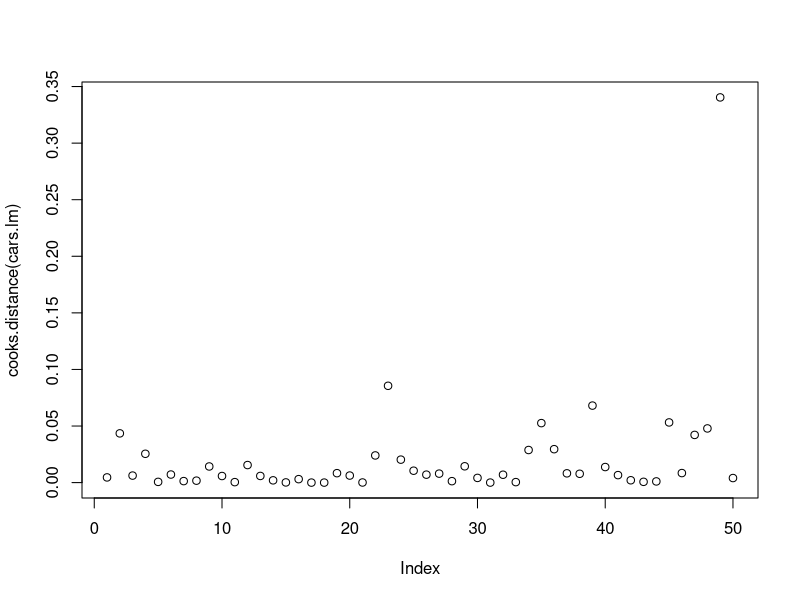
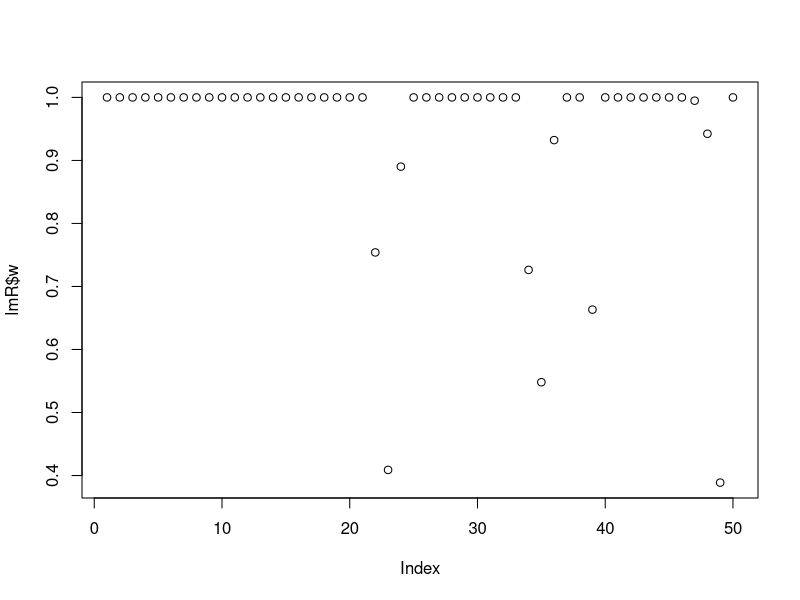
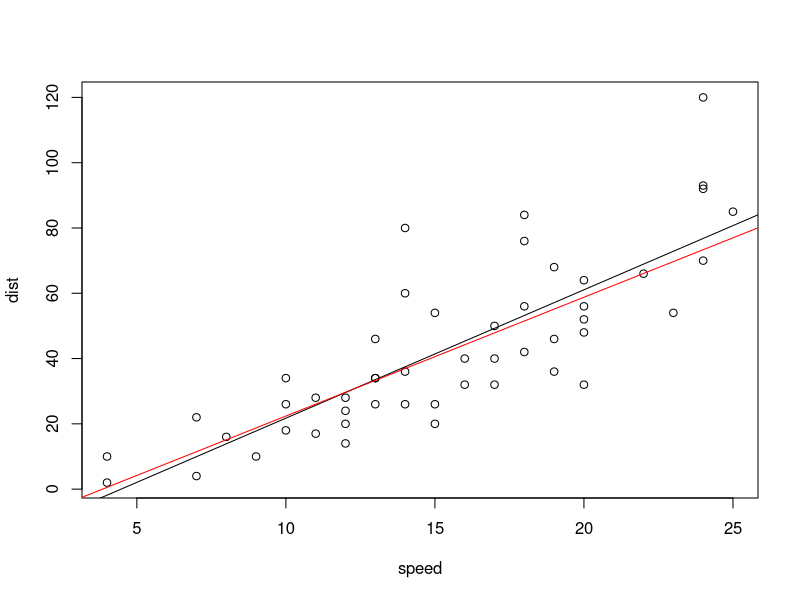

Here is the R script that generated these plots, in order:
cars.lm <- lm(dist ~ speed, data=cars)
cooks.distance(cars.lm)
plot(cooks.distance(cars.lm))

library(MASS)
lmR <- rlm(dist ~ speed, data=cars)
cooks.distance(lmR)
plot(lmR$w)
lmR$w

## giving weight of 0 to point 49. 
cars.lm2 <- lm(dist ~ speed, data=cars, weights=c(rep(1,48),0,1))
plot(dist ~ speed, data=cars)
abline(cars.lm)
abline(cars.lm2, col="red")
